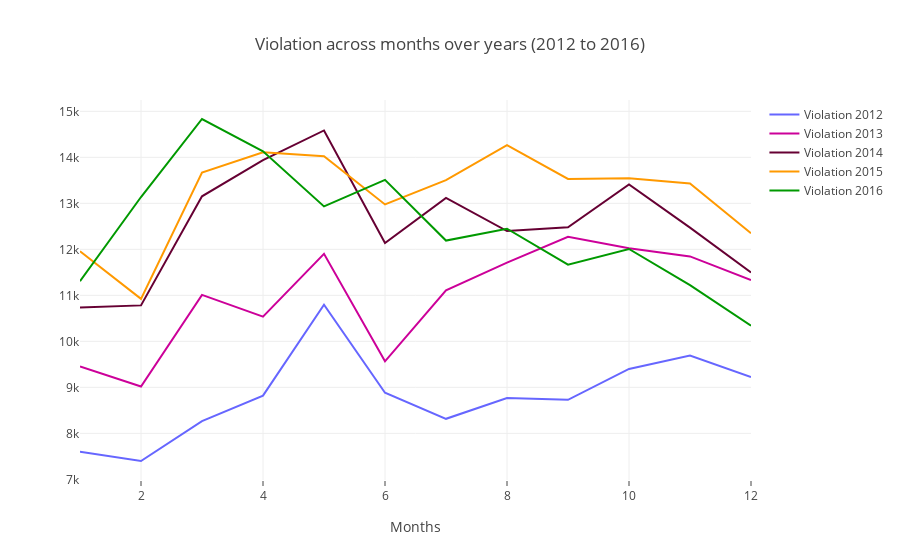

Notebook cell for this chart:
### Code cell
layout = dict(title = 'Violation across months over years (2012 to 2016)',
              xaxis= dict(title= 'Months',ticklen= 5,zeroline= False)
             )

fig = dict(data = data, layout = layout)
iplot(fig)

### Figure 1 — Plotly figure (JSON) as saved in the notebook; plotly's stock layout.template omitted (floating-point values rounded to 4 significant figures)
{"data": [{"marker": {"color": "#6666ff"}, "mode": "lines", "name": "Violation 2012", "text": "2012", "type": "scatter", "uid": "0e97cb2a-3d5f-4c12-a382-574ab43c535f", "x": [1, 2, 3, 4, 5, 6, 7, 8, 9, 10, 11, 12], "y": [7603, 7399, 8266, 8821, 10795, 8882, 8316, 8767, 8729, 9400, 9692, 9225]}, {"marker": {"color": "#cc0099"}, "mode": "lines", "name": "Violation 2013", "text": "2013", "type": "scatter", "uid": "ccdd43ee-481f-41d0-a71c-e86cdf0cf40b", "x": [1, 2, 3, 4, 5, 6, 7, 8, 9, 10, 11, 12], "y": [9452, 9018, 11010, 10538, 11903, 9566, 11110, 11710, 12275, 12025, 11846, 11332]}, {"marker": {"color": "#660033"}, "mode": "lines", "name": "Violation 2014", "text": "2014", "type": "scatter", "uid": "af5dddd5-c6b8-4f76-9216-4a5edd9ef665", "x": [1, 2, 3, 4, 5, 6, 7, 8, 9, 10, 11, 12], "y": [10737, 10782, 13154, 13939, 14585, 12137, 13118, 12399, 12481, 13409, 12473, 11499]}, {"marker": {"color": "#ff9900"}, "mode": "lines", "name": "Violation 2015", "text": "2015", "type": "scatter", "uid": "12e153cd-38fc-4081-b87f-b73f8263295e", "x": [1, 2, 3, 4, 5, 6, 7, 8, 9, 10, 11, 12], "y": [11959, 10924, 13672, 14112, 14023, 12976, 13504, 14265, 13530, 13548, 13430, 12352]}, {"marker": {"color": "#009900"}, "mode": "lines", "name": "Violation 2016", "text": "2016", "type": "scatter", "uid": "866a06d1-6000-4216-8221-fee0f2745477", "x": [1, 2, 3, 4, 5, 6, 7, 8, 9, 10, 11, 12], "y": [11307, 13138, 14834, 14133, 12933, 13510, 12191, 12448, 11667, 12008, 11222, 10339]}], "layout": {"title": {"text": "Violation across months over years (2012 to 2016)"}, "xaxis": {"ticklen": 5, "title": {"text": "Months"}, "zeroline": false}}}
